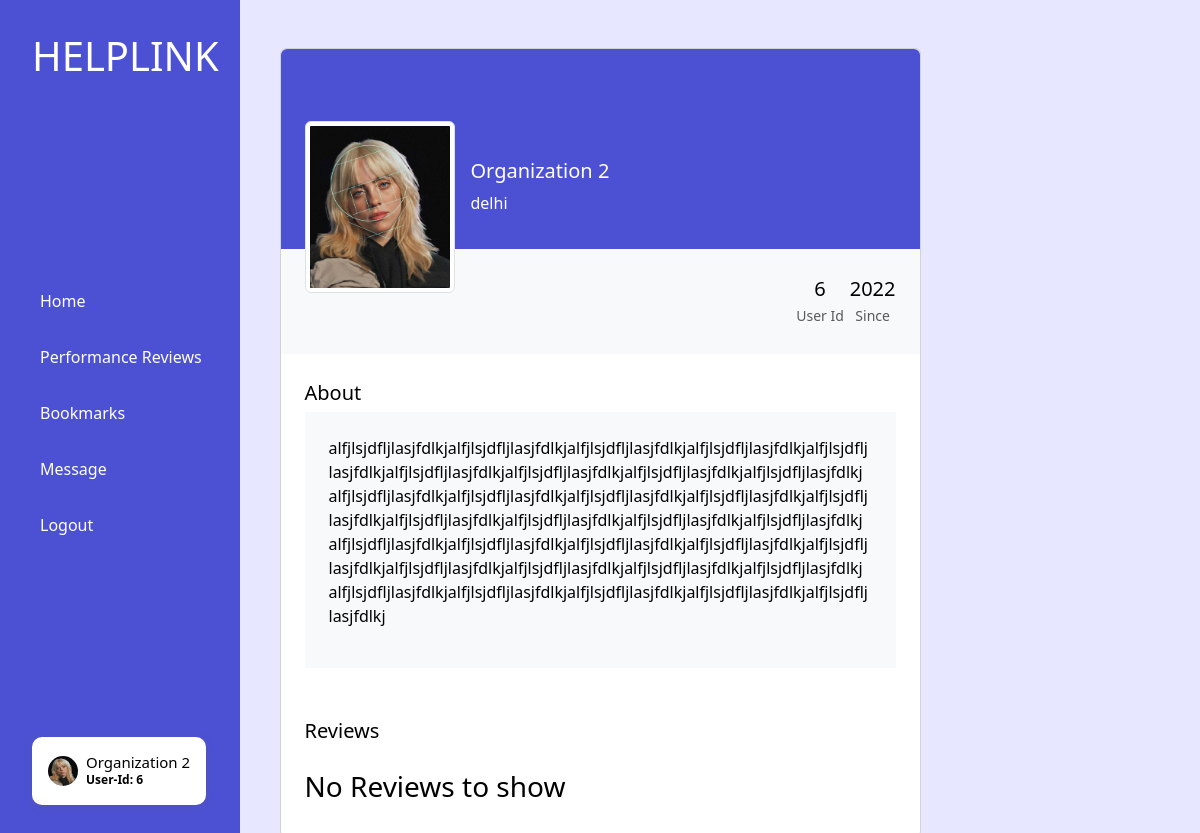
The app's page /dashboard/organization/organization_profile.php (signed in), older data.
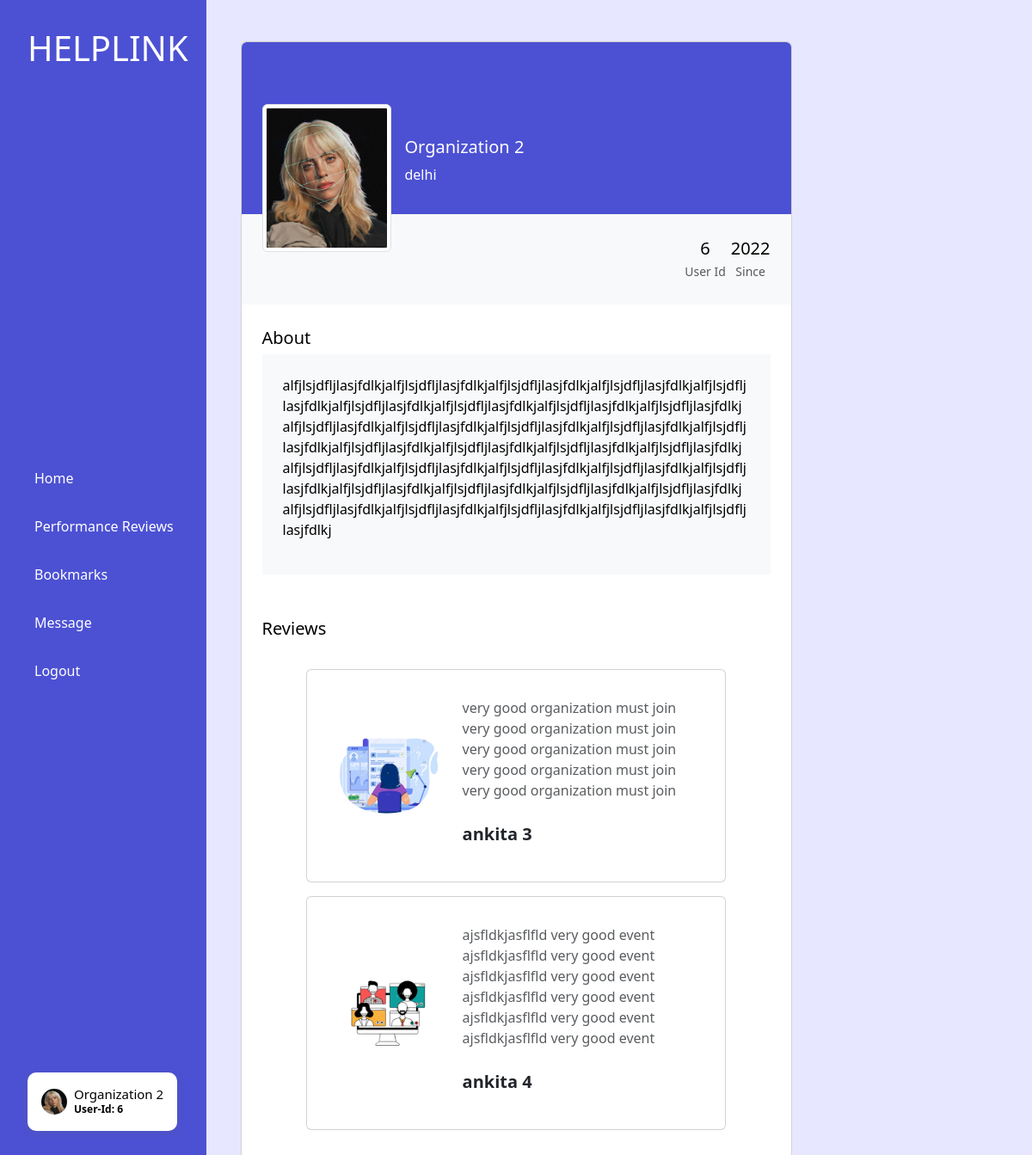
The same page, newer data.
### tables this page shows
CREATE TABLE `volunteer` (
  `id` int(6) NOT NULL,
  `name` varchar(30) NOT NULL,
  `email` varchar(100) NOT NULL,
  `age` int(3) NOT NULL,
  `location` varchar(50) NOT NULL,
  `about` text NOT NULL,
  `education` varchar(100) NOT NULL,
  `img` text NOT NULL,
  `password` varchar(255) NOT NULL,
  `created_at` datetime NOT NULL DEFAULT current_timestamp()
);

CREATE TABLE `organ_review` (
  `id` int(6) NOT NULL,
  `des` text NOT NULL,
  `organ_id` int(6) NOT NULL,
  `volun_id` int(6) NOT NULL
);

### dashboard/organization/organization_profile.php (the view, shortened to what the changed rows need)
<!DOCTYPE html>
<html lang="en">
<head>
    <link href="https://cdn.jsdelivr.net/npm/bootstrap@5.3.1/dist/css/bootstrap.min.css" rel="stylesheet">
</head>
<body>
<?php
include 'header.php'?>
    <section class="h-100 gradient-custom-2">
        <div class="container mt-5 h-100">
            <div class="row d-flex justify-content-center align-items-center h-100">
                <div class="col col-lg-9 col-xl-7">
                    <div class="card">
                        <div class="card-body p-4 text-black">
                            <div class="mb-5">
                                <p class="lead fw-normal mb-1">About</p>
                                <div class="p-4" style="background-color: #f8f9fa;">
                                </div>
                            </div>
                            <div class="d-flex justify-content-between align-items-center mb-4">
                                <p class="lead fw-normal mb-0">Reviews</p>
                            </div>
                            <?php
                            $sql = "SELECT * FROM `organ_review` WHERE `organ_id`='$id'";
                            $result = mysqli_query($conn, $sql);
                            $count = mysqli_num_rows($result);
                            if ($count == 0) echo '<h3>No Reviews to show</h3>';
                            else {
                                while ($row = mysqli_fetch_assoc($result)) {
                                    $volun_review_id = $row['volun_id'];
                                    $volun_sql = "SELECT * FROM `volunteer` WHERE `id`='$volun_review_id'";
                                    $volun_result = mysqli_query($conn, $volun_sql);
                                    while ($volun_row = mysqli_fetch_assoc($volun_result)) {
                                        echo '<section class="py-2 text-center text-lg-start shadow-1-strong rounded" ; ">
                                    <div class=" row d-flex justify-content-center">
                                    <div class="col-md-10">
                                        <div class="card">
                                            <div class="card-body m-3">
                                                <div class="row">
                                                    <div class="col-lg-4 d-flex justify-content-center align-items-center mb-4 mb-lg-0">
                                                        <img src="../volunteer/profile_pictures/' ?><?= $volun_row['img'] ?><?php echo '" class="rounded-circle img-fluid shadow-1" alt="woman avatar" width="200" height="200" />
                                                    </div>
                                                    <div class="col-lg-8">
                                                        <p class="text-muted fw-light mb-4">
                                                            ' . $row['des'] . '
                                                        </p>
                                                        <p class="fw-bold lead mb-2"><strong>' . $volun_row['name'] . '</strong></p>
                                                    </div>
                                                </div>
                                            </div>
                                        </div>
                                    </div>
                            </div>
        </section>';
                                    }
                                }
                            }
        ?>
                        </div>
                    </div>
                </div>
            </div>
        </div>
    </section>
</body>
</html>

Row changes from the older to the newer data that the page shows:
added organ_review: des "very good organization must join very good organization must join very good organization must join very good organization must join very good organization must join"
now on this page (row unchanged): volunteer: img (picture), name "ankita 3"
added organ_review: des "ajsfldkjasflfld very good event ajsfldkjasflfld very good event ajsfldkjasflfld very good event ajsfldkjasflfld very good event ajsfldkjasflfld very good event ajsfldkjasflfld very good event"
added volunteer: img (picture), name "ankita 4"
Text that changed along with them:
text no longer shown: "No Reviews to show"
